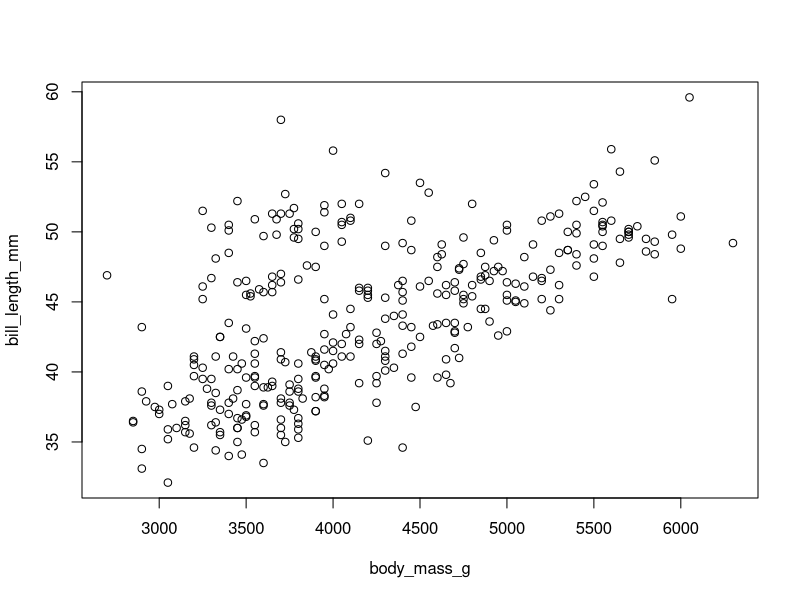

Reproduce this figure in R.
## ---- chunk 1
knitr::opts_chunk$set(echo = TRUE)
knitr::opts_chunk$set(warning = FALSE)
knitr::opts_chunk$set(message = FALSE)

## ---- chunk 2
cat(
  '```{r fig.width=10}', "\n",
  'require(palmerpenguins)',"\n",
  'plot(bill_length_mm ~ body_mass_g, data = penguins)',"\n",
  '```', sep = "\n")
## ---- chunk 3
require(palmerpenguins)
plot(bill_length_mm ~ body_mass_g, data = penguins)
